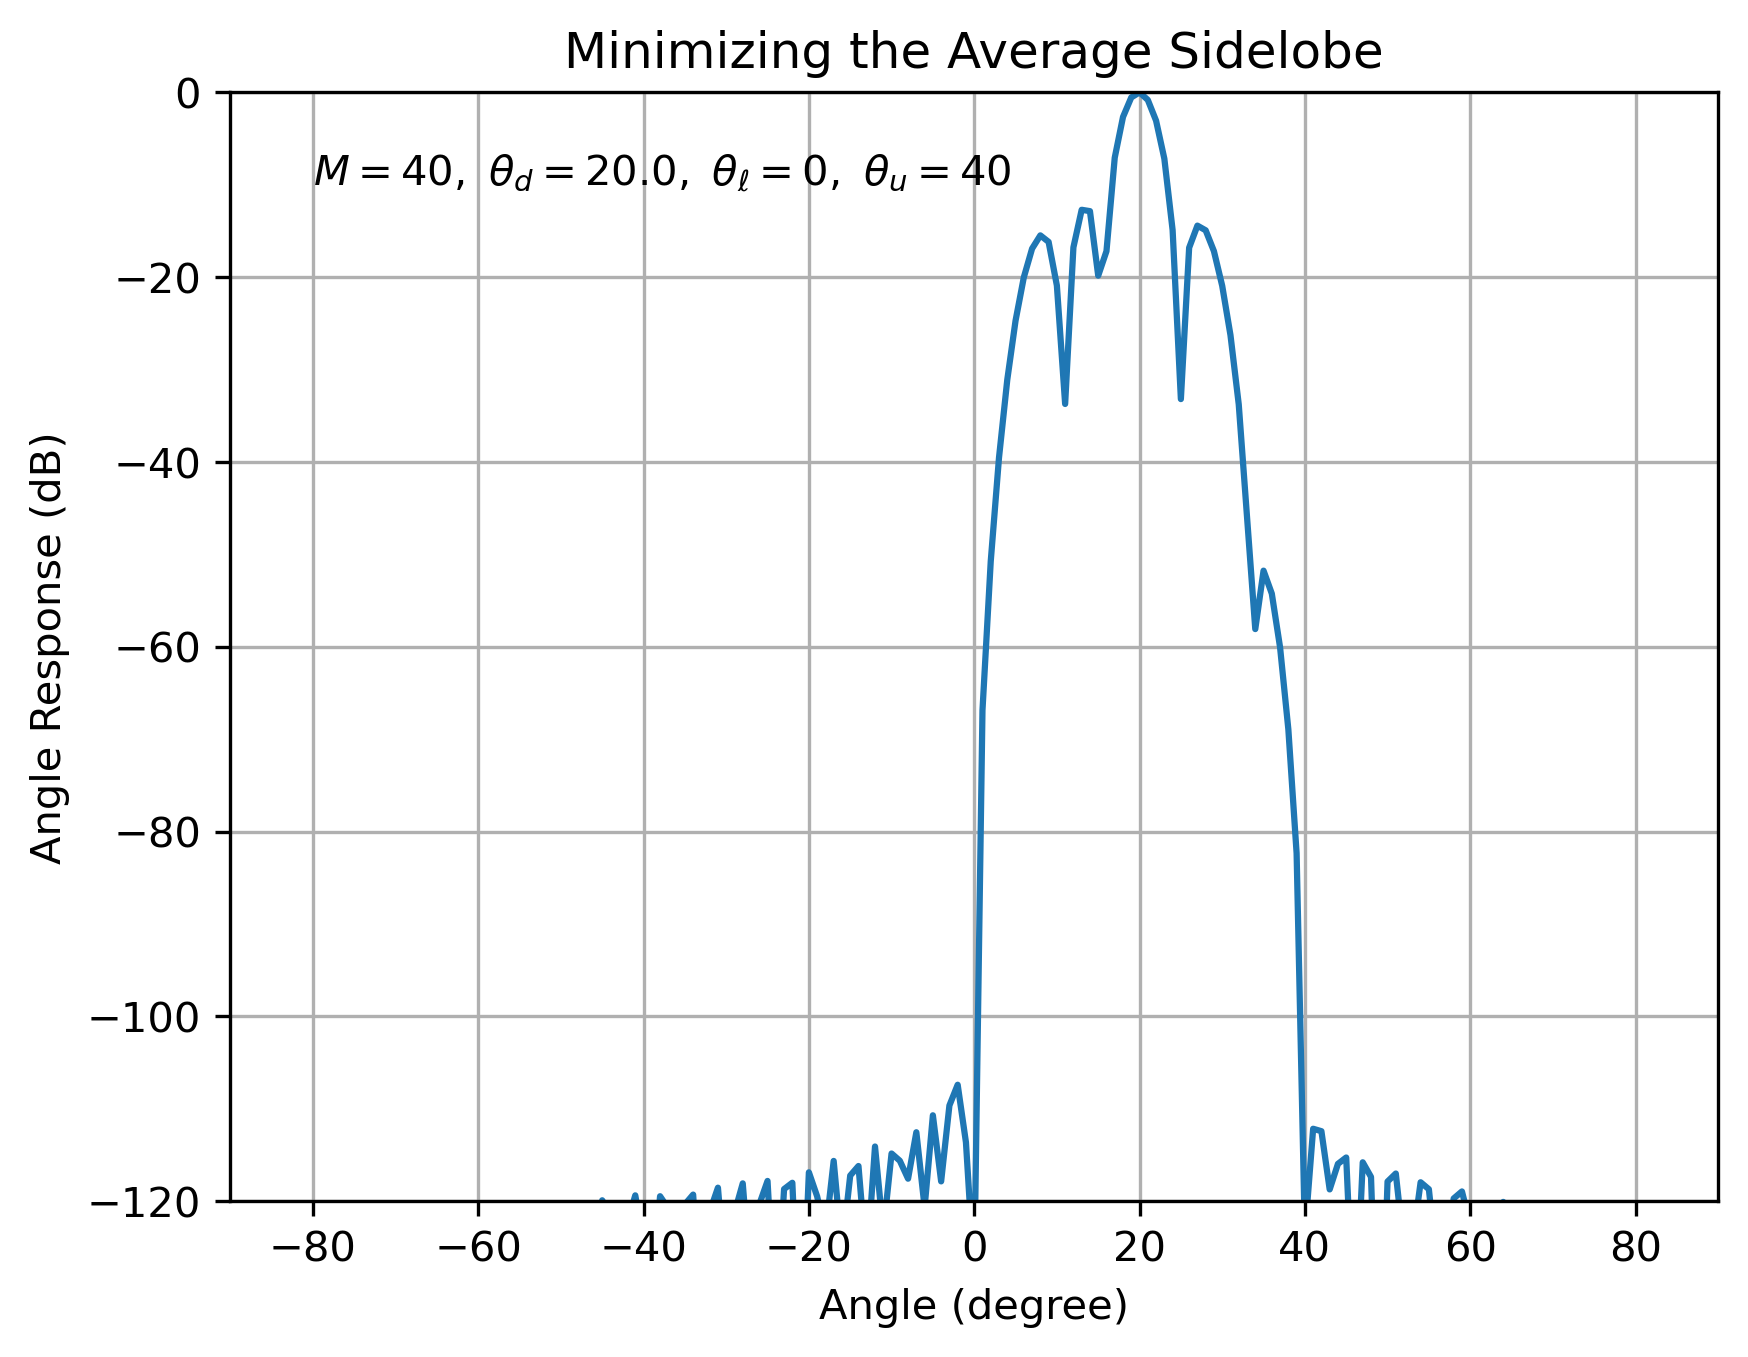

The script that saved this image:
"""Average sidelobe suppression for a wide (0°–40°) mainlobe."""

import pickle

import numpy as np
import cvxpy as cp
import matplotlib.pyplot as plt


NUM_ANA = 40
CARR_FREQ = 2.4e9  # Hz
LIGHT_SPEED = 299_792_458.0  # m/s
WAVE_LEN = LIGHT_SPEED / CARR_FREQ
ANTENNA_DIS = WAVE_LEN / 2

theta_l = 0
theta_u = 40
ANGLE_DES = (theta_l + theta_u) / 2

indices = np.arange(NUM_ANA)
# Steering_des implements a(θ) for the uniform linear array at ANGLE_DES.
steering_phase = -1j * 2 * np.pi * ANTENNA_DIS * np.sin(np.deg2rad(ANGLE_DES)) / WAVE_LEN
Steering_des = np.exp(steering_phase * indices)
Beam_weight_MF = Steering_des / NUM_ANA


def steering_column(angle_deg: float) -> np.ndarray:
    """Column steering vector a(θ) = exp(-j2πd sinθ / λ · antenna_index)."""
    phase = -1j * 2 * np.pi * ANTENNA_DIS * np.sin(np.deg2rad(angle_deg)) / WAVE_LEN
    return np.exp(phase * indices)[:, None]


# Collect sidelobe energy contributions from outside the 0°–40° sector.
P_matrix = np.zeros((NUM_ANA, NUM_ANA), dtype=np.complex128)
for angle in range(-90, theta_l + 1):
    vec = steering_column(angle)
    P_matrix += vec @ vec.conj().T
for angle in range(theta_u, 91):
    vec = steering_column(angle)
    P_matrix += vec @ vec.conj().T

w = cp.Variable(NUM_ANA, complex=True)
objective = cp.Minimize(cp.quad_form(w, P_matrix))
# Enforce unity response toward the beam center to protect the desired signal.
constraints = [cp.sum(cp.multiply(np.conj(Steering_des), w)) == 1]
problem = cp.Problem(objective, constraints)
problem.solve(solver=cp.CLARABEL)

# Plot the full beampattern to see how widening the mainlobe affects sidelobes.
angles = np.arange(-90, 91)
angles_rad = np.deg2rad(angles)
steering_vec_plot = np.exp(
    -1j * np.outer(np.sin(angles_rad), indices) * 2 * np.pi * ANTENNA_DIS / WAVE_LEN
)
pattern_db = 10 * np.log10(np.abs(np.conj(w.value) @ steering_vec_plot.T) ** 2 + 1e-12)

fig, ax = plt.subplots()
ax.plot(angles, pattern_db)
ax.set_title("Minimizing the Average Sidelobe")
fmt = (
    rf"$M={NUM_ANA},\ \theta_d={ANGLE_DES},\ "
    rf"\theta_\ell={theta_l},\ \theta_u={theta_u}$"
)
ax.set_xlabel("Angle (degree)")
ax.set_ylabel("Angle Response (dB)")
ax.text(-80, -10, fmt)
ax.grid(True)
ax.set_xlim([-90, 90])
ax.set_ylim([-120, 0])
fig.savefig("problem2_2.png", dpi=300, bbox_inches="tight")
with open("problem2_2.fig.pickle", "wb") as fig_file:
    pickle.dump(fig, fig_file)
plt.show()
plt.close(fig)
